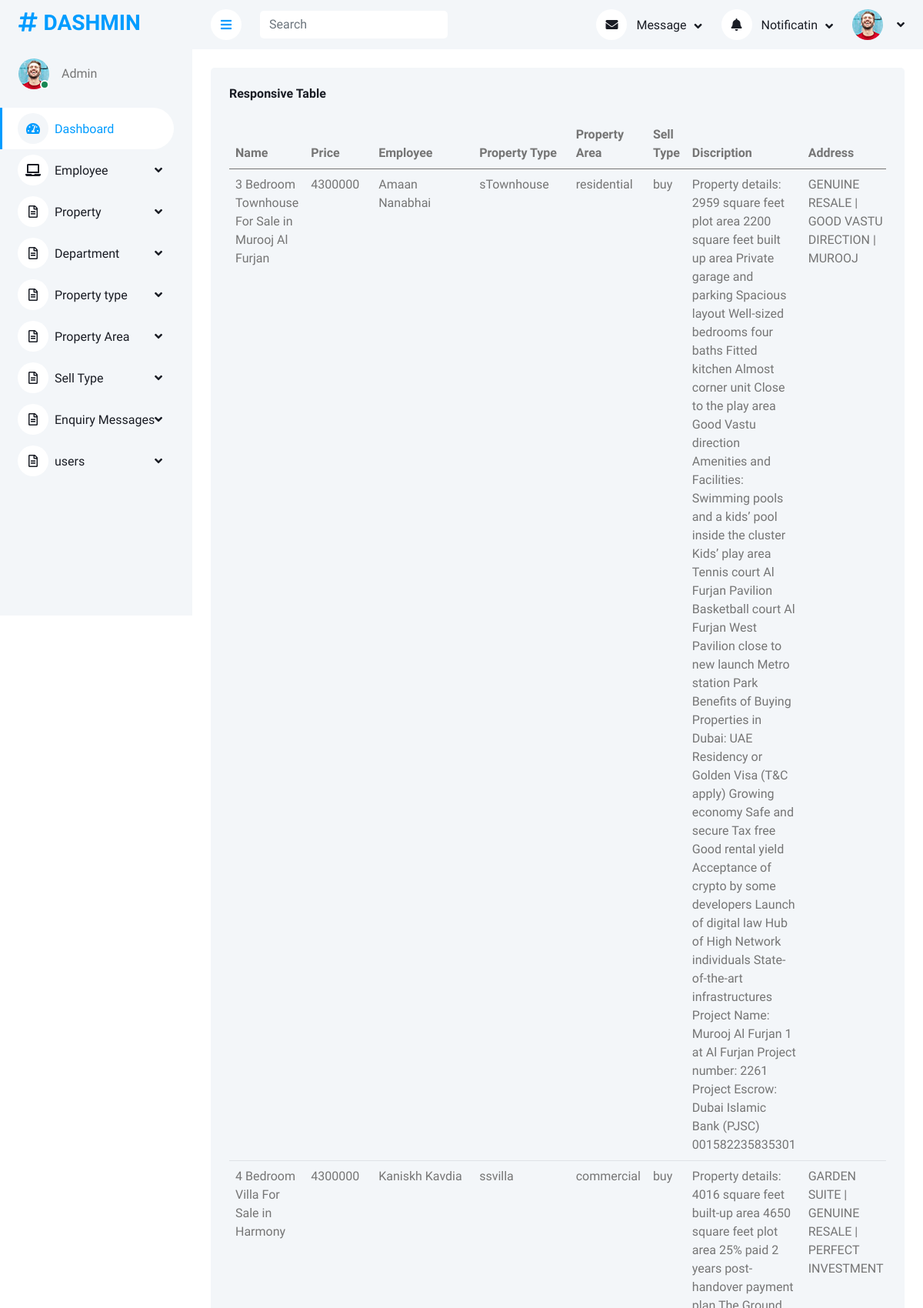
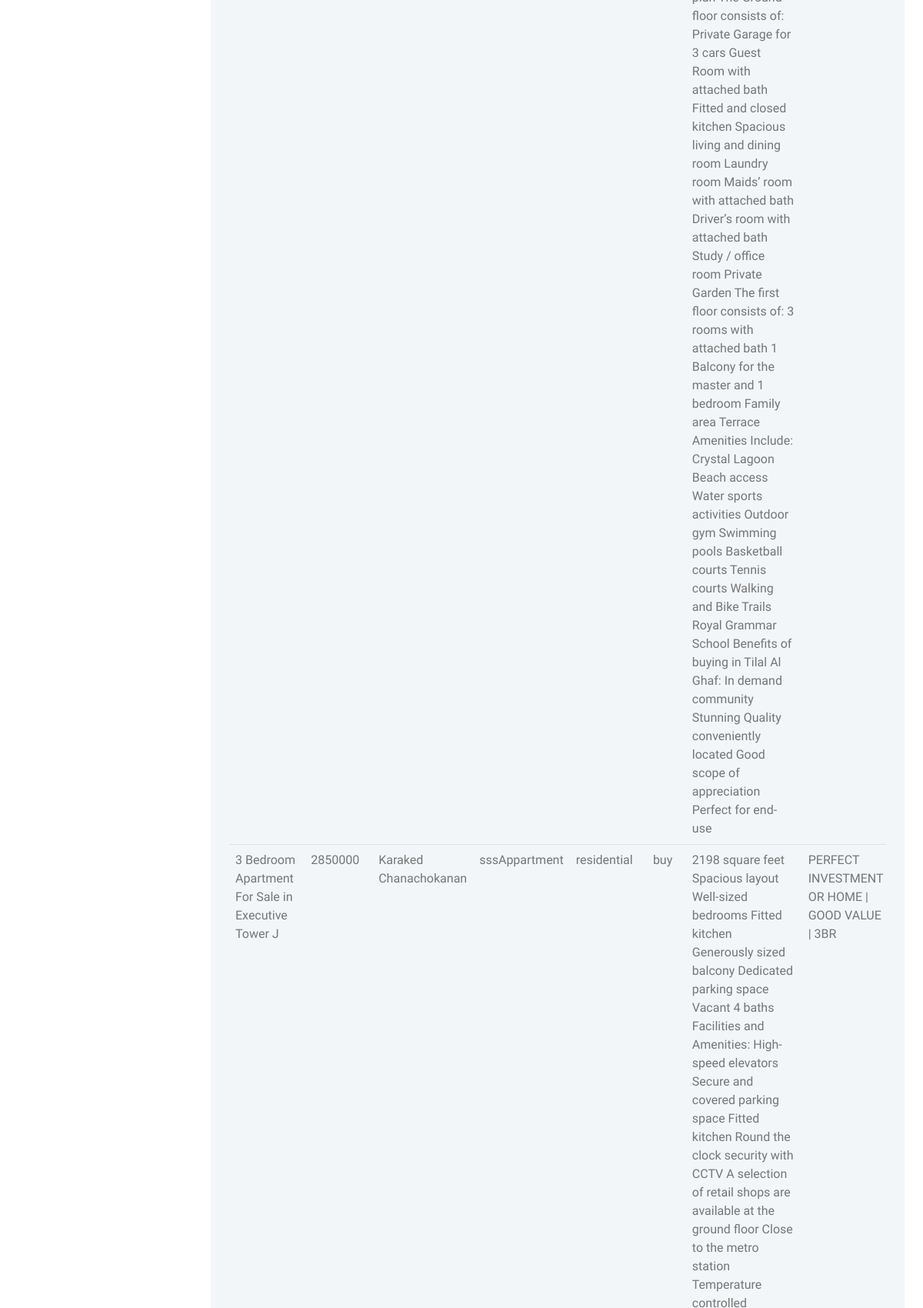
The app's page /MainApp/displayproperty/ (upper part) with its own data (2 pictures, top to bottom).
### MainApp/models.py (models this page shows)
class propertydb(models.Model):
    pname=models.CharField(max_length=50,null=True,blank=True)
    price=models.IntegerField(null=True,blank=True)
    eemployee=models.CharField(max_length=50,null=True,blank=True)
    ptype=models.CharField(max_length=50,null=True,blank=True)
    parea=models.CharField(max_length=50,null=True,blank=True)
    stype=models.CharField(max_length=50,null=True,blank=True)
    pdiscription=models.CharField(max_length=50,null=True,blank=True)
    paddress=models.CharField(max_length=50,null=True,blank=True)
    proom=models.CharField(max_length=50,null=True,blank=True)
    ptoilet=models.CharField(max_length=50,null=True,blank=True)
    squarfeet=models.CharField(max_length=50,null=True,blank=True)
    pimage=models.ImageField(upload_to='proprofile',blank=True,null=True)
    pimage1=models.ImageField(upload_to='proprofile',blank=True,null=True)
    pimage2=models.ImageField(upload_to='proprofile',blank=True,null=True)
    peemail=models.CharField(max_length=100,blank=True,null=True)
    pdepartment=models.CharField(max_length=100,blank=True,null=True)
    pediscription=models.CharField(max_length=100,blank=True,null=True)
    eimage=models.ImageField(upload_to='proprofile',blank=True,null=True)

### MainApp/views.py (the view)
# urls.py: path('displayproperty/',views.displayproperty,name="displayproperty"),
def displayproperty(request):
    data=propertydb.objects.all()
    return render(request,"displayproperty.html",{'data':data})

### MainApp/templates/displayproperty.html (shortened to what this page needs)
<!DOCTYPE html>
{% extends 'index.html' %}
{% block content %}
<html lang="en">
<head>
</head>
<body>
<div class="bg-light rounded h-100 p-4">
                            <h6 class="mb-4">Responsive Table</h6>
                            <div class="table-responsive">
                                <table class="table">
                                    <thead>
                                       <tr>
                                       <th scope="col">Name</th>
                                        <th scope="col">Price</th>
                                        <th scope="col">Employee</th>
                                        <th scope="col">Property Type</th>
                                        <th scope="col">Property Area</th>
                                        <th scope="col">Sell Type</th>
                                        <th scope="col">Discription</th>
                                        <th scope="col">Address</th>
                                    </tr>
                                    </thead>
                                    <tbody>
                                 {% for i in data %}
                                    <tr>
                                        <td>{{i.pname}}</td>
                                        <td>{{i.price}}</td>
                                        <td>{{i.eemployee}}</td>
                                        <td>{{i.ptype}}</td>
                                        <td>{{i.parea}}</td>
                                        <td>{{i.stype}}</td>
                                        <td>{{i.pdiscription}}</td>
                                        <td>{{i.paddress}}</td>
                                    </tr>
                                {% endfor %}
                                    </tbody>
                                </table>
                            </div>
                        </div>
</body>
</html>
{% endblock %}

### MainApp/static/css/style.css (style rules this page uses)
:root { --primary: #009CFF; --light: #F3F6F9; --dark: #191C24; }

### records on screen
propertydb: pname "3 Bedroom Townhouse For Sale in Murooj Al Furjan", price "4300000", eemployee "Amaan Nanabhai", ptype "sTownhouse", parea "residential", stype "buy", pdiscription "Property details: 2959 square feet plot area 2200 square feet built up area Private garage and parking Spacious layout Well-sized bedrooms four baths Fitted kitchen Almost corner unit Close to the play area Good Vastu direction Amenities and Facilities: Swimming pools and a kids’ pool inside the cluster Kids’ play area Tennis court Al Furjan Pavilion Basketball court Al Furjan West Pavilion close to new launch Metro station Park Benefits of Buying Properties in Dubai: UAE Residency or Golden Visa (T&C apply) Growing economy Safe and secure Tax free Good rental yield Acceptance of crypto by some developers Launch of digital law Hub of High Network individuals State-of-the-art infrastructures…", paddress "GENUINE RESALE | GOOD VASTU DIRECTION | MUROOJ"
propertydb: pname "4 Bedroom Villa For Sale in Harmony", price "4300000", eemployee "Kaniskh Kavdia", ptype "ssvilla", parea "commercial", stype "buy", pdiscription "Property details: 4016 square feet built-up area 4650 square feet plot area 25% paid 2 years post-handover payment plan The Ground floor consists of: Private Garage for 3 cars Guest Room with attached bath Fitted and closed kitchen Spacious living and dining room Laundry room Maids’ room with attached bath Driver’s room with attached bath Study / office room Private Garden The first floor consists of: 3 rooms with attached bath 1 Balcony for the master and 1 bedroom Family area Terrace Amenities Include: Crystal Lagoon Beach access Water sports activities Outdoor gym Swimming pools Basketball courts Tennis courts Walking and Bike Trails Royal Grammar School Benefits of buying in Tilal Al…", paddress "GARDEN SUITE | GENUINE RESALE | PERFECT INVESTMENT"
propertydb: pname "3 Bedroom Apartment For Sale in Executive Tower J", price "2850000", eemployee "Karaked Chanachokanan", ptype "sssAppartment", parea "residential", stype "buy", paddress "PERFECT INVESTMENT OR HOME | GOOD VALUE | 3BR"
